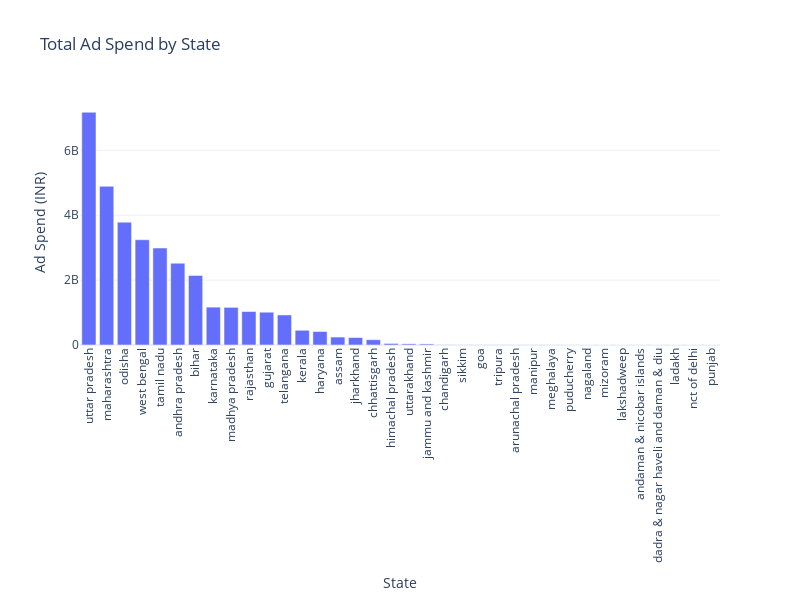

Notebook cell for this chart:
### Code cell
import plotly.express as px
import plotly.io as pio
import plotly.graph_objects as go
pio.templates.default = "plotly_white"

state_ad_spend = merged_data.groupby('State')['Amount spent (INR)'].sum().reset_index()

fig = px.bar(state_ad_spend, x='State', y='Amount spent (INR)',
             labels={'State': 'State', 'Amount spent (INR)': 'Ad Spend (INR)'},
             title='Total Ad Spend by State')

fig.update_layout(xaxis={'categoryorder': 'total descending'},
                  xaxis_tickangle=-90,
                  width=800,
                  height=600)

fig.show()

### Figure 1 — Plotly figure (JSON) as saved in the notebook; plotly's stock layout.template omitted (floating-point values rounded to 4 significant figures)
{"data": [{"hovertemplate": "State=%{x}<br>Ad Spend (INR)=%{y}<extra></extra>", "legendgroup": "", "marker": {"color": "#636efa", "pattern": {"shape": ""}}, "name": "", "orientation": "v", "showlegend": false, "textposition": "auto", "type": "bar", "x": ["andaman & nicobar islands", "andhra pradesh", "arunachal pradesh", "assam", "bihar", "chandigarh", "chhattisgarh", "dadra & nagar haveli and\ndaman & diu", "goa", "gujarat", "haryana", "himachal pradesh", "jammu and kashmir", "jharkhand", "karnataka", "kerala", "ladakh", "lakshadweep", "madhya pradesh", "maharashtra", "manipur", "meghalaya", "mizoram", "nagaland", "nct of delhi", "odisha", "puducherry", "punjab", "rajasthan", "sikkim", "tamil nadu", "telangana", "tripura", "uttar pradesh", "uttarakhand", "west bengal"], "xaxis": "x", "y": [0.0, 2520000000.0, 2771000.0, 244700000.0, 2145000000.0, 6507000.0, 162800000.0, 0.0, 4328000.0, 1011000000.0, 416800000.0, 48050000.0, 32880000.0, 229300000.0, 1166000000.0, 453600000.0, 0.0, 19850.0, 1160000000.0, 4892000000.0, 2667000.0, 1768000.0, 481100.0, 599200.0, 0.0, 3785000000.0, 1536000.0, 0.0, 1032000000.0, 4379000.0, 2988000000.0, 926400000.0, 3715000.0, 7173000000.0, 35700000.0, 3244000000.0], "yaxis": "y"}], "layout": {"barmode": "relative", "height": 600, "legend": {"tracegroupgap": 0}, "title": {"text": "Total Ad Spend by State"}, "width": 800, "xaxis": {"anchor": "y", "categoryorder": "total descending", "domain": [0, 1], "tickangle": -90, "title": {"text": "State"}}, "yaxis": {"anchor": "x", "domain": [0, 1], "title": {"text": "Ad Spend (INR)"}}}}
